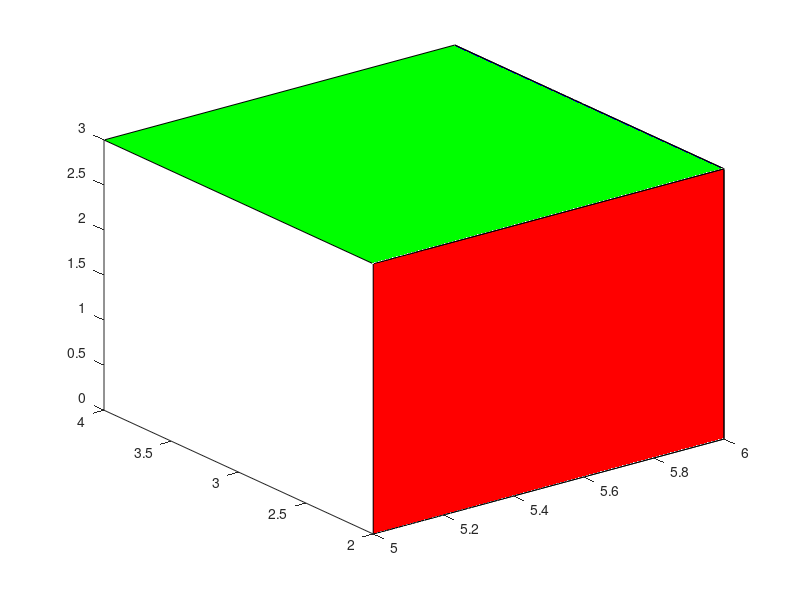

Write the MATLAB code that produced this figure.
figure(3)
view(3)

patch([5 6 6 5], [2 2 2 2], [0 0 3 3], 'red')
patch([6 6 6 6], [2 4 4 2], [0 0 3 3], 'blue')
patch([5 6 6 5], [2 2 4 4], [3 3 3 3], 'green')
